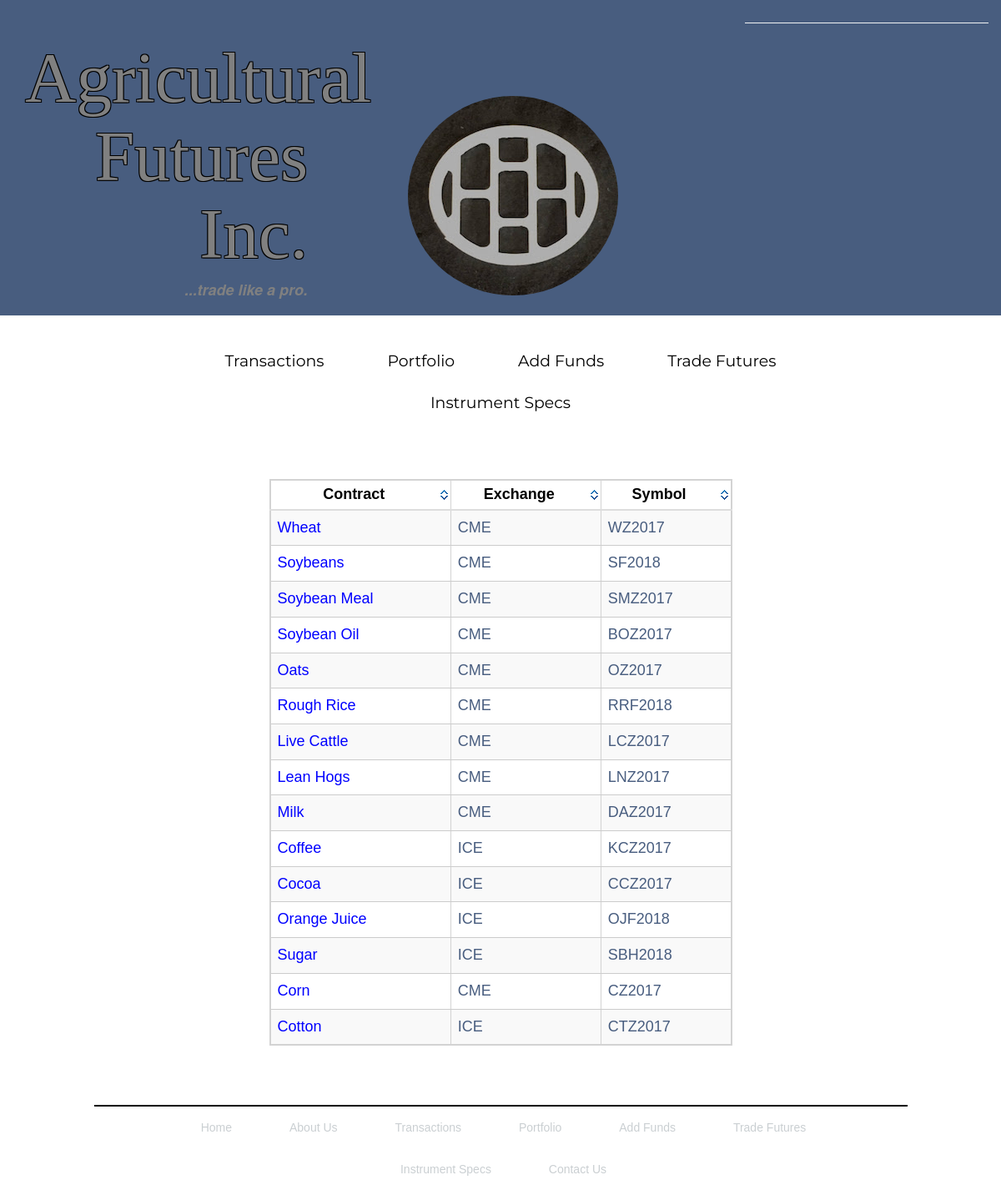
Screenshot of /instruments/ with the database file from the repository.
### instruments/models.py (models this page shows, shortened)
class Instrument(models.Model):
    title = models.CharField(max_length = 50)
    exchange = models.CharField(max_length = 150)
    symbol = models.CharField(max_length = 50)
    slug = models.SlugField(blank=True)
    def get_absolute_url(self):
        return reverse('instrument_detail_slug', kwargs={'slug': self.slug})

### instruments/views.py (the view)
# urls.py: url(r'^instruments/$', InstrumentList.as_view(), name="instrument_list"),
class InstrumentList(ListView):
    model = Instrument
    template_name= "instrument_list.html"

### templates/instruments/instrument_list.html (shortened to what this page needs)
{% extends 'layout.html'%}
{% load static from staticfiles %}
{% block content %}
<div class="container-fluid" id="front-img-container">
  <div class="col-sm-3"></div>
  <div class="col-sm-6 middle">
<table class="table table-striped" id="table-striped">
  <thead>
  <tr id="tableheaderRow">
    <th id="future-headers">Contract</th>
    <th id="future-headers">Exchange</th>
    <th id="future-headers">Symbol</th>
  </tr>
</thead>
<tbody>
  {% for instrument in object_list %}
  <tr>
    <td id="futures"><a href="{{instrument.get_absolute_url}}" id="futuredetail">{{instrument.title}}</a></td>
    <td id="futures">{{instrument.exchange}}</td>
    <td id="futures">{{instrument.symbol}}</td>
  </tr>
  {% endfor %}
</tbody>
</table>
</div>
<div class="col-sm-3"></div>
</div>
{% endblock %}

### templates/layout.html (shortened to what this page needs)
{% load static from staticfiles %}
<!DOCTYPE html>
<html>
  <head>
    <link rel="stylesheet" href="https://maxcdn.bootstrapcdn.com/bootstrap/3.3.7/css/bootstrap.min.css">
    <link rel="stylesheet" type="text/css" href="{% static 'CSS/style.css' %}"/>
    <link rel="stylesheet" type="text/css" href="{% static 'CSS/trading.css' %}"/>
  </head>
  <body>
    <div class="jumbotron parallax" id="main-background">
    <div class="container-fluid">
    <div class="col-sm-9" >
      <div id="compName">
      <a href="{% url 'home' %}"><h1> Agricultural <br>Futures Inc.</h1>
      <h4><i>...trade like a pro.</i></h4></a>
    </div>
      <div class="imgcontainer">
     <a href="{% url 'home' %}"><img src= "{% static 'images/Home.jpg' %}" alt="Home" class="Home"/></a>
    </div>
    </div>
    <div class="col-sm-3" id="front_login">
  </div>
  </div>
  </div>
  <div class="container-fluid" id="nav-section">
  <div class="col-sm-2"></div>
  <div class="col-sm-8">
  <ul class="nav navbar-nav">
    <li class="active"><a href="{% url 'home' %}" class="nav-links">Transactions</a></li>
    <li><a href="{% url 'portfolio' %}"  class="nav-links">Portfolio</a></li>
    <li><a href="{% url 'home' %}" class="nav-links">Add Funds</a></li>
    <li><a href="{% url 'instrument_list' %}" class="nav-links">Trade Futures</a></li>
    <li><a href="{% url 'specs' %}" class="nav-links">Instrument Specs</a></li>
  </ul>
</div>
<div class="col-sm-2"></div>
</div>
{% block content %}
{% endblock %}
<div class="container-fluid bottom-footer">
<div class="col-sm-1"></div>
<div class="col-sm-10" id="footer">
<ul class="nav navbar-nav">
<li class="active"><a href="{% url 'home' %}" class="nav-links bottom">Home</a></li>
<li><a href="{% url 'aboutUS' %}" class="nav-links bottom">About Us</a></li>
<li><a href="{% url 'home' %}" class="nav-links bottom"> Transactions</a></li>
<li><a href="{% url 'portfolio' %}" class="nav-links bottom">Portfolio</a></li>
<li><a href="{% url 'home' %}" class="nav-links bottom">Add Funds</a></li>
<li><a href="{% url 'instrument_list' %}" class="nav-links bottom">Trade Futures</a></li>
<li><a href="{% url 'specs' %}" class="nav-links bottom">Instrument Specs</a></li>
<li><a href="{% url 'ContactUS' %}" class="nav-links bottom">Contact Us</a></li>
</ul>
</div>
<div class="col-sm-1"></div>
</div>
  </body>
</html>

### assets/CSS/style.css (style rules this page uses)
#main-background { min-height: 8em; max-height: 27em; background-color: #485d7f; }
#main-background .container-fluid { margin-top: -1.5em; }
#compName { width:40%; display:inline-block; text-align: right; }
#compName h1 { font-family: garamond; font-size: 85px; color: grey; text-shadow: -1px -1px 0 #000, 1px -1px 0 #000, -1px 1px 0 #000, 1px 1px 0 #000; }
#compName a { text-decoration: none; }
#compName h4 { font-weight: bolder; color:grey; }
#front_login { background-color: #F2F3F4 }
.imgcontainer { margin:0; display: inline-block; width:55%; }
.imgcontainer a { text-align: center; }
img.Home { border-radius: 50%; margin-left: 25%; margin-right: 25%; vertical-align: inherit; }
.nav { text-align: center; float: none; }
.nav li { float: none; display: inline-block; padding: 0 1.5em; word-wrap: normal; }
.nav-links { font-family: 'Montserrat', sans-serif; font-size: 1.35em; color: black; }
#front-img-container { padding-top: 4em; padding-bottom: 4em; }
.bottom { font-family: Arial, sans-serif; font-size: 1em; padding: 0; color: #CACFD2; margin-right:-0.5em; }
#footer { border-top: 2px black solid; }
#futures { color: black; }
#table-striped { border: 2px solid black; }

### assets/CSS/trading.css (style rules this page uses)
#tableheaderRow { background-color: white; }
#future-headers, #futures { color: black; border-right: 1px solid lightgrey; }
#futures { color: #485d7f; }
#futuredetail { color: blue; }
#table-striped { border: 2px solid lightgrey; }
#future-headers { text-align: center; }
#future-headers, #futuredetail, #futures { font-size: 18px; }
.tablesorter-default { width: 100%; font: 12px/18px Arial, Sans-serif; color: #333; border-spacing: 0; margin: 10px 0 15px; text-align: left; }
.tablesorter-default th, .tablesorter-default thead td { font-weight: bold; color: #000; border-collapse: collapse; border-bottom: #ccc 2px solid; padding: 0; }
.tablesorter-default .header, .tablesorter-default .tablesorter-header { background-position: center right; background-repeat: no-repeat; cursor: pointer; white-space: normal; padding: 4px 20px 4px 4px; }
.tablesorter-default td { border-bottom: #ccc 1px solid; padding: 4px; vertical-align: top; }
#future-headers, .futures { color: black; border-right: 1px solid lightgrey; }
#future-headers, .futures { text-align: center; font-size: 18px; }

### rows the page displays
Instrument: title "Wheat", exchange "CME", symbol "WZ2017"
Instrument: title "Soybeans", exchange "CME", symbol "SF2018"
Instrument: title "Soybean Meal", exchange "CME", symbol "SMZ2017"
Instrument: title "Soybean Oil", exchange "CME", symbol "BOZ2017"
Instrument: title "Oats", exchange "CME", symbol "OZ2017"
Instrument: title "Rough Rice", exchange "CME", symbol "RRF2018"
Instrument: title "Live Cattle", exchange "CME", symbol "LCZ2017"
Instrument: title "Lean Hogs", exchange "CME", symbol "LNZ2017"
Instrument: title "Milk", exchange "CME", symbol "DAZ2017"
Instrument: title "Coffee", exchange "ICE", symbol "KCZ2017"
Instrument: title "Cocoa", exchange "ICE", symbol "CCZ2017"
Instrument: title "Orange Juice", exchange "ICE", symbol "OJF2018"
Instrument: title "Sugar", exchange "ICE", symbol "SBH2018"
Instrument: title "Corn", exchange "CME", symbol "CZ2017"
Instrument: title "Cotton", exchange "ICE", symbol "CTZ2017"
